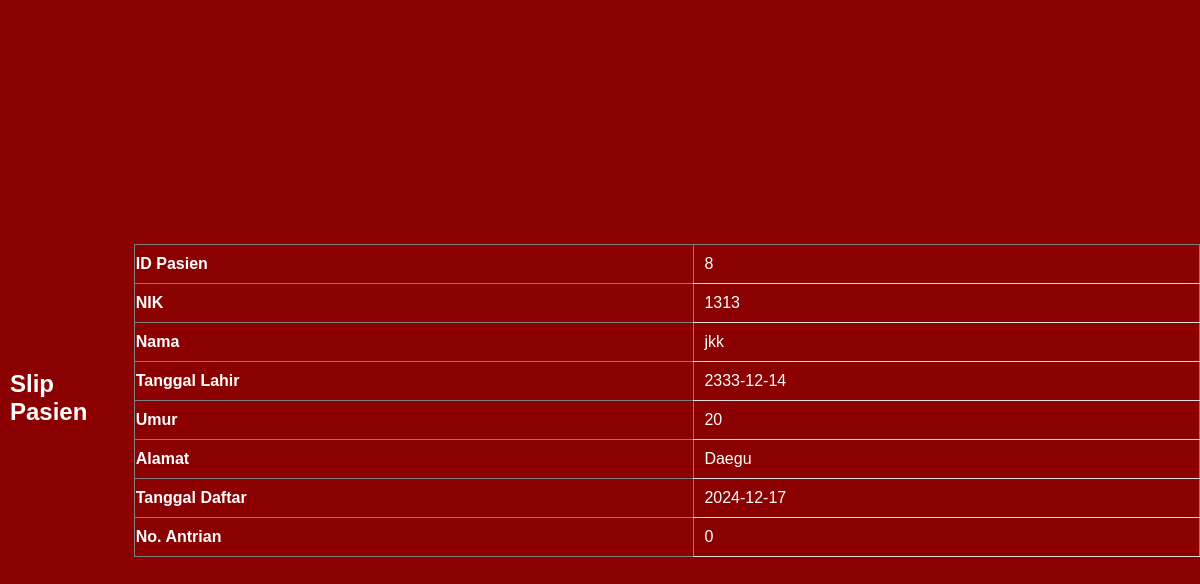
The app's page /slip_pasien.php?id_pasien=8, older data.
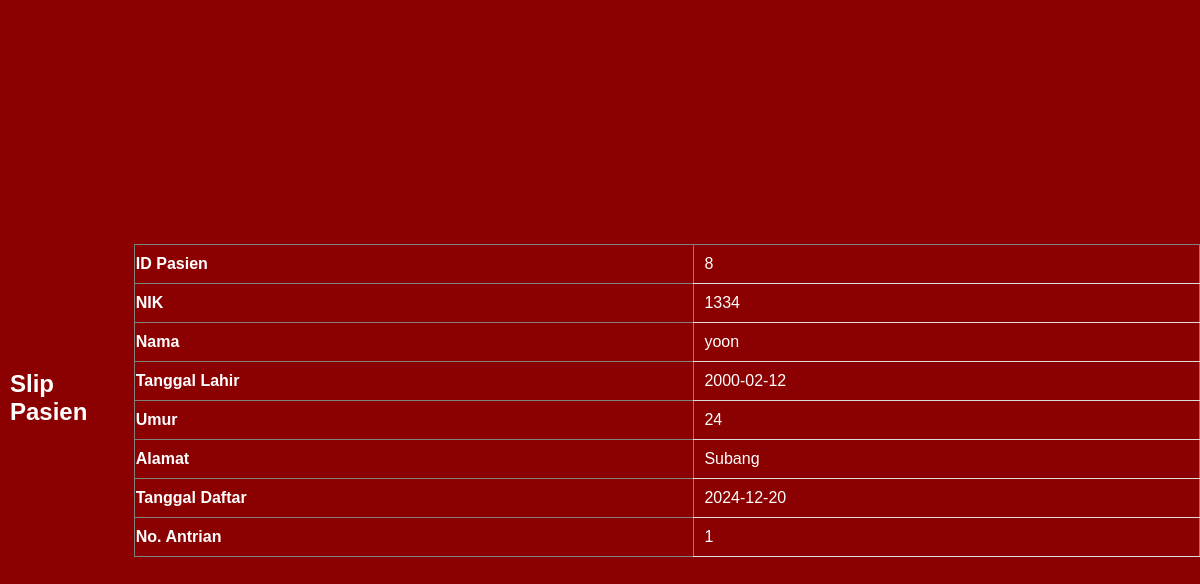
The same page, newer data.
### tables this page shows
CREATE TABLE `daftar_pasien` (
  `id_pasien` int(11) NOT NULL,
  `nik` varchar(50) NOT NULL,
  `nama_pasien` varchar(100) NOT NULL,
  `tanggal_lahir` date NOT NULL,
  `umur` int(11) NOT NULL,
  `alamat` varchar(255) NOT NULL,
  `tanggal_daftar` date NOT NULL DEFAULT curdate(),
  `no_antrian` int(11) NOT NULL,
  `id_data` int(11) DEFAULT NULL
);

### slip_pasien.php (the view, shortened to what this page needs)
<?php
$conn = new mysqli("localhost", "username", "password", "db_klinik");
$id_pasien = $_GET['id_pasien'];
$result = $conn->query("SELECT * FROM daftar_pasien WHERE id_pasien = $id_pasien");
$pasien = $result->fetch_assoc();
?>
<!DOCTYPE html>
<html>
<head>
</head>
<body>
    <h1>Slip Pasien</h1>
    <table border="1">
        <tr>
            <th>ID Pasien</th>
            <td><?= $pasien['id_pasien'] ?></td>
        </tr>
        <tr>
            <th>NIK</th>
            <td><?= $pasien['nik'] ?></td>
        </tr>
        <tr>
            <th>Nama</th>
            <td><?= $pasien['nama_pasien'] ?></td>
        </tr>
        <tr>
            <th>Tanggal Lahir</th>
            <td><?= $pasien['tanggal_lahir'] ?></td>
        </tr>
        <tr>
            <th>Umur</th>
            <td><?= $pasien['umur'] ?></td>
        </tr>
        <tr>
            <th>Alamat</th>
            <td><?= $pasien['alamat'] ?></td>
        </tr>
        <tr>
            <th>Tanggal Daftar</th>
            <td><?= $pasien['tanggal_daftar'] ?></td>
        </tr>
        <tr>
            <th>No. Antrian</th>
            <td><?= $pasien['no_antrian'] ?></td>
        </tr>
    </table>
</body>
</html>

Row changes from the older to the newer data that the page shows:
changed daftar_pasien id 8: nik "1313" → "1334"; nama_pasien "jkk" → "yoon"; tanggal_lahir "2333-12-14" → "2000-02-12"; umur "20" → "24"; alamat "Daegu" → "Subang"; tanggal_daftar "2024-12-17" → "2024-12-20"; no_antrian "0" → "1"
